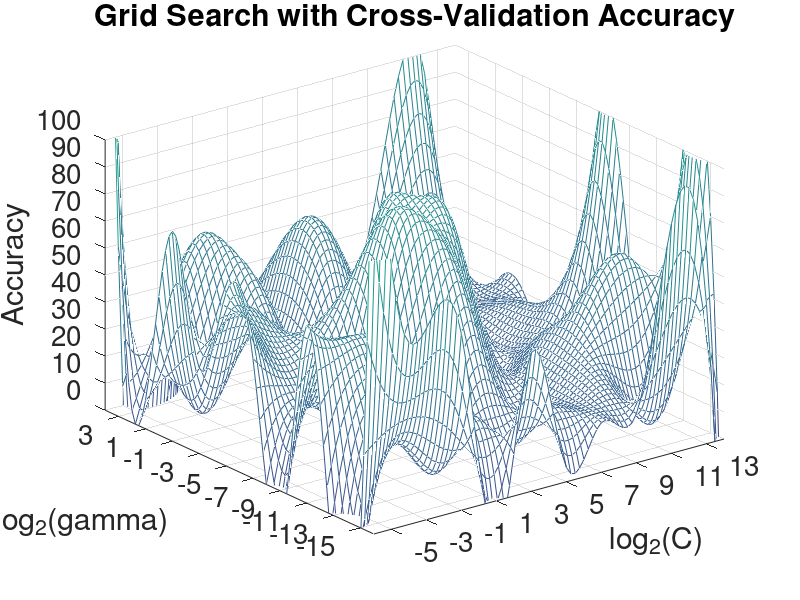

Here is the MATLAB script that generated this plot:
% plots data which was generated by gridSearchSVM
clear ; close all; clc
if !exist('gridSearchSVMResult.mat')
	printf("no data to plot, first run gridSearchSVM!");
endif
load('gridSearchSVMResult.mat');

% Create New Figure
figure;
%hold on;
%hold off;

C = [2^-5,  2^-3,  2^-1,  2^1,  2^3,  2^5,  2^7,  2^9,  2^11, 2^13];
g = [2^-15, 2^-13, 2^-11, 2^-9, 2^-7, 2^-5, 2^-3, 2^-1, 2^1,  2^3];
for i=1:length(C)
	C(i) = log2(C(i));
	g(i) = log2(g(i));
end
% plot(C,g,'rx','MarkerSize', 5);

% generating sample data
acc = rand(1,length(C)*length(C));
acc = reshape(acc,length(C),length(C));
acc *= 100;
for i=1:size(acc,1)
	for j=1:size(acc,2)
		if (i < 4 || i>6 || j<4 || j>6)
			acc(i,j) = max([20, acc(i,j)-40]);
		else
			acc(i,j) = min([80, acc(i,j)+40]);
		endif
	end
end

% interpolating with spline to get a smooth shaped plot of the function
[X,Y] = meshgrid(C,g);
[XI,YI] = meshgrid(min(C)-1:0.25:max(C)+1, min(g)-1:0.25:max(g)+1);
ZI = interp2(X,Y,acc,XI,YI,'spline');
%mesh(C,g,acc), hold, mesh(XI,YI,ZI);
mesh(XI,YI,ZI);

% set plot metadata
fontsize = 20;
title("Grid Search with Cross-Validation Accuracy", "fontsize", fontsize);
ylabel("log_2(\gamma)", "fontsize", fontsize);
xlabel("log_2(C)", "fontsize", fontsize);
zlabel("Accuracy", "fontsize", fontsize);
axis([-6 14 -16 4 0 100]);
set(gca, 'XTick', -5:2:13);
set(gca, 'YTick', -15:2:3);
set(gca, 'ZTick', 0:10:100);
set(gca, 'fontsize', 20);
grid on;

% save
print("gridSearchSVMPlot.png");